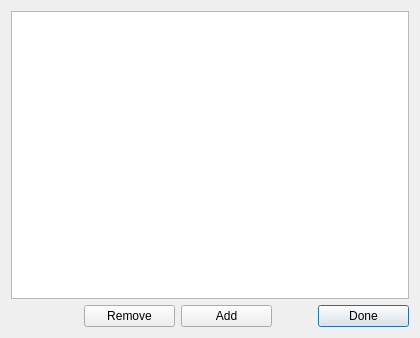
<?xml version="1.0" encoding="UTF-8"?>
<ui version="4.0">
 <class>DirectoriesDialog</class>
 <widget class="QDialog" name="DirectoriesDialog">
  <property name="geometry">
   <rect>
    <x>0</x>
    <y>0</y>
    <width>420</width>
    <height>338</height>
   </rect>
  </property>
  <property name="windowTitle">
   <string>Directories</string>
  </property>
  <layout class="QVBoxLayout" name="verticalLayout">
   <item>
    <widget class="QTreeView" name="treeView">
     <property name="acceptDrops">
      <bool>true</bool>
     </property>
     <property name="editTriggers">
      <set>QAbstractItemView::DoubleClicked|QAbstractItemView::EditKeyPressed|QAbstractItemView::SelectedClicked</set>
     </property>
     <property name="dragDropOverwriteMode">
      <bool>true</bool>
     </property>
     <property name="dragDropMode">
      <enum>QAbstractItemView::DropOnly</enum>
     </property>
     <property name="uniformRowHeights">
      <bool>true</bool>
     </property>
     <attribute name="headerStretchLastSection">
      <bool>false</bool>
     </attribute>
    </widget>
   </item>
   <item>
    <layout class="QHBoxLayout" name="horizontalLayout">
     <item>
      <spacer name="horizontalSpacer">
       <property name="orientation">
        <enum>Qt::Horizontal</enum>
       </property>
       <property name="sizeHint" stdset="0">
        <size>
         <width>40</width>
         <height>20</height>
        </size>
       </property>
      </spacer>
     </item>
     <item>
      <widget class="QPushButton" name="removeButton">
       <property name="minimumSize">
        <size>
         <width>91</width>
         <height>0</height>
        </size>
       </property>
       <property name="maximumSize">
        <size>
         <width>16777215</width>
         <height>32</height>
        </size>
       </property>
       <property name="text">
        <string>Remove</string>
       </property>
       <property name="shortcut">
        <string>Del</string>
       </property>
      </widget>
     </item>
     <item>
      <widget class="QPushButton" name="addButton">
       <property name="minimumSize">
        <size>
         <width>91</width>
         <height>0</height>
        </size>
       </property>
       <property name="maximumSize">
        <size>
         <width>16777215</width>
         <height>32</height>
        </size>
       </property>
       <property name="text">
        <string>Add</string>
       </property>
      </widget>
     </item>
     <item>
      <spacer name="horizontalSpacer_2">
       <property name="orientation">
        <enum>Qt::Horizontal</enum>
       </property>
       <property name="sizeType">
        <enum>QSizePolicy::Fixed</enum>
       </property>
       <property name="sizeHint" stdset="0">
        <size>
         <width>40</width>
         <height>20</height>
        </size>
       </property>
      </spacer>
     </item>
     <item>
      <widget class="QPushButton" name="doneButton">
       <property name="sizePolicy">
        <sizepolicy hsizetype="Fixed" vsizetype="Fixed">
         <horstretch>0</horstretch>
         <verstretch>0</verstretch>
        </sizepolicy>
       </property>
       <property name="minimumSize">
        <size>
         <width>91</width>
         <height>0</height>
        </size>
       </property>
       <property name="maximumSize">
        <size>
         <width>16777215</width>
         <height>32</height>
        </size>
       </property>
       <property name="text">
        <string>Done</string>
       </property>
       <property name="default">
        <bool>true</bool>
       </property>
      </widget>
     </item>
    </layout>
   </item>
  </layout>
 </widget>
 <resources/>
 <connections/>
</ui>
